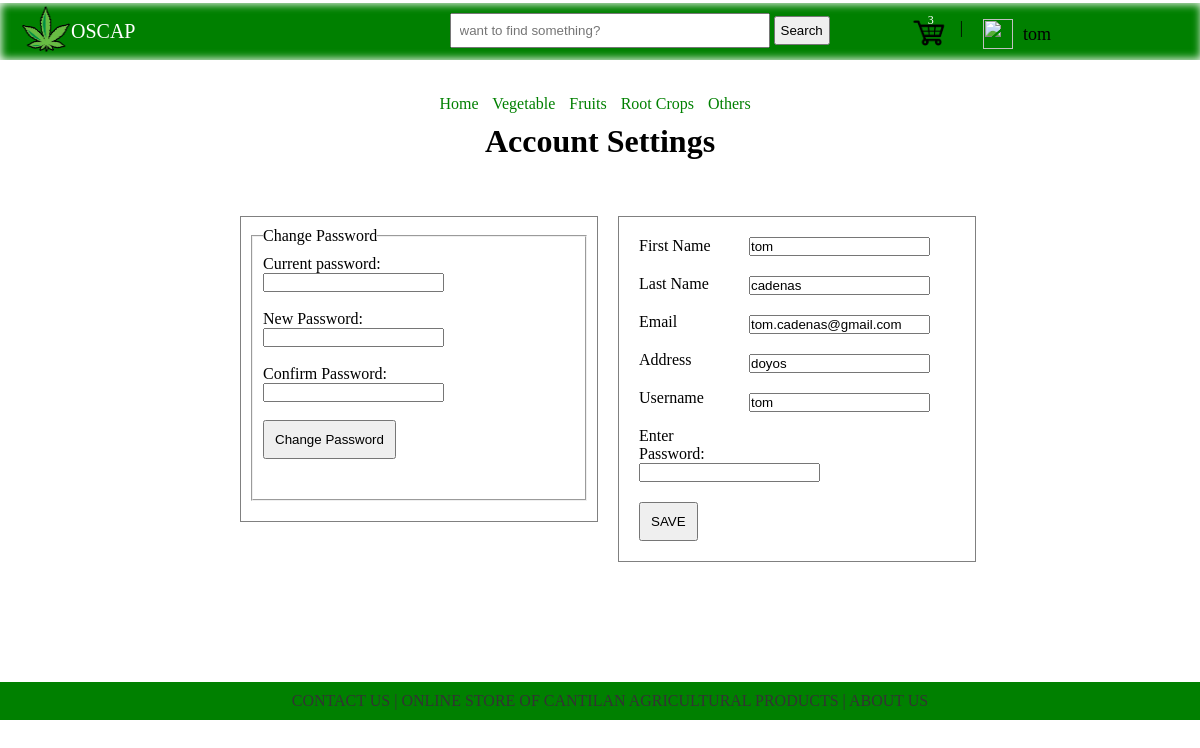
The page /manageAccount.php (signed in) on the database its author committed.
### tables this page shows
CREATE TABLE IF NOT EXISTS `tbl_users` (
  `user_id` int(11) NOT NULL AUTO_INCREMENT,
  `user_fname` varchar(50) NOT NULL,
  `user_lname` varchar(50) NOT NULL,
  `user_email` varchar(50) NOT NULL,
  `user_address` varchar(100) NOT NULL,
  `user_uname` varchar(50) NOT NULL,
  `user_upass` varchar(50) NOT NULL,
  `user_recovery` varchar(50) NOT NULL,
  `user_status` varchar(2) NOT NULL,
  `user_type` varchar(50) NOT NULL,
  PRIMARY KEY (`user_id`)
);

### manageAccount.php (the view, shortened to what this page needs)
<?php require '~connection.php';
$user_id = $_SESSION['user_id'];
 $pass =   $newPass =   $confirmPass = "";
	$findme = "";
	$errMess = $errMess_1 = $errSuccess = "";
	function displayCARTcount(){
global $conn, $count, $user_id;
	$sql = "select * from tbl_mycart where quantity > 0 and user_id = '$user_id'";
	$result = mysqli_query($conn, $sql);
		while ($row = mysqli_fetch_array($result)) {
			$count = $count + 1;
		}
echo $count;
}
 	$sql_query = "select * from tbl_users where user_id = '$user_id'";
						$result	= mysqli_query($conn, $sql_query);
						$row = mysqli_fetch_array($result);
						$name = $row['user_fname'];
						$lname = $row['user_lname'];
						$email = $row['user_email'];
						$address = $row['user_address'];
						$username = $row['user_uname'];
?>
<!DOCTYPE html>
<html>
<head>
	<link rel="stylesheet" type="text/css" href="~tomastyle.css">
</head>
<body>
	<div class = "homenav">
				<a href="index.php"><img class = "logoIMG" src="webimages/logo.png"></a><div class = "logoLABEL">OSCAP</div>
<form method="post" action="search.php" autocomplete="off">
				<div class = "leftsideNav">
					<div class = "searching">
					<input class = "inpsearch" type="text" name="text_search" placeholder="want to find something?" value = "<?php echo $findme; ?>">
					<input class = "btnsearch" type="submit" name="btn_search" value = "Search">
					</div>
</form>
					<?php if(isset($_SESSION["loggedin"])=="0"){ ?>
						<div class = "loginLOGO" ><a href="login.php">Login</a></div> <div class = "breaker"> | </div>
						<div class = "registerLOGO"> <a href="register.php">Register</a></div>
					<?php }else{ ?>
							<div class = "cartLOGO" ><a href="cart.php"><img src="webimages/cart.png"><div class = "cartItems"><?php displayCARTcount(); ?></div></a></div><div class = "breaker"> | </div>
							<div class = "accountLOGO"><img src="webimages/account.png"><div class = "accName"><?php echo $_SESSION['fname']; ?></div>
							</div>
					<?php } ?>
				</div>
			<div class = "backtoindexCART">
			<a href="index.php">Home</a>
			<a href="Vegetables.php">Vegetable</a>
			<a href="fruits.php">Fruits</a>
			<a href="root_crops.php">Root Crops</a>
			<a href="others.php">Others</a>
		</div>
		<center><h1>Account Settings</h1></center>
		<br><br>
<div class = "accCONTAINER">
			<div class = "accLEFT">
 <form method="post" action = "manageAccount.php">
			 <fieldset>
			 	<legend>Change Password</legend>
				 	Current password: &emsp;&ensp;<input type="password" name="txt_currentPass" value = "<?php echo $pass; ?>"><br><br>
				 	New Password: &emsp;&emsp;&ensp;<input type="password" name="text_newPass" value = "<?php echo $newPass; ?>"><br><br>
				 	Confirm Password: &emsp;<input type="password" name="text_confirmPass" value = "<?php echo $confirmPass; ?>"><br><br>
				 	 <button name = "btn_savePassword">Change Password</button>
			 </fieldset>
			</div>
			<div class = "accRIGHT">
					<div class = "accLABEL">
			<form method="post" action = "manageAccount.php">
			 		<p>First Name</p>
			 		<p>Last Name</p>
			 		<p>Email</p>
			 		<p>Address</p>
			 		<p>Username</p>
			  		<p>Enter Password: <input type="password" name="myPassword"> <span><?php  echo $errMess; ?></span></p>
			  		 <button name = "btn_save">SAVE</button>
			 	</div>
			 	<div class = "accVIEW">
			 		<p><input type="text" name="name" value = "<?php echo $name; ?>"></p>
			 		<p><input type="text" name="lname" value = "<?php echo $lname; ?>"></p>
			 		<p><input type="text" name="email" value = "<?php echo $email; ?>"></p>
			 		<p><input type="text" name="address" value = "<?php echo $address; ?>"></p>
			 		<p><input type="text" name="username" value = "<?php echo $username; ?>"></p>
			 	</div>
			 </div>
</div>
	<div class = "footer"><a href="aboutAndContact.php">CONTACT US | ONLINE STORE OF CANTILAN AGRICULTURAL PRODUCTS | ABOUT US</a></div>
</body>
</html>

### ~tomastyle.css (style rules this page uses)
* { margin: 0px; padding: 0px; }
body { width: 100%; overflow-x: hidden; }
.footer { width: 100%; background-color: green; text-align: center; float: left; padding: 10px; margin-top: 20px; }
.footer a { color: #333; text-decoration: none; }
.homenav { margin-top: 3px; width: 100%; background-color: green; padding: 1px; box-shadow: 0 0 8px 1px white inset; position: sticky; top: 0; }
.homenav a { color: white; text-decoration: none; }
.logoIMG { width: 50px; height: 50px; margin-left: 20px; float: left; }
.leftsideNav { float: right; margin-top: -40px; margin-right: 100px; }
.searching { float: left; margin-right: 80px; margin-top: -6px; }
.inpsearch { width: 300px; padding: 8px; }
.btnsearch { padding: 5px; }
.backtoindexCART { text-align: center; width: 100%; padding-bottom: 10px; }
.backtoindexCART a { text-decoration: none; color: green; padding-right: 10px; }
.cartLOGO { float: left; margin-right: 10px; margin-top: -6px; }
.cartLOGO img { width: 40px; height: 40px; }
.cartItems { margin-top: -44px; margin-left: 18px; position: absolute; font-size: 12px; color: white; }
.accountLOGO { float: left; padding-left: 10px; margin-right: 50px; }
.accountLOGO img { width: 30px; height: 30px; }
.accName { float: right; padding-top: 5px; margin-left: 10px; font-size: 18px; color: black; }
.breaker { float: left; margin-right: 10px; }
.logoLABEL { padding: 16px; font-size: 20px; color: white; }
.descriProduct h1, h2, h3, p { margin-bottom: 20px; }
.accCONTAINER { width: 70%; margin: auto; margin-top: 20px; }
.accLEFT { float: left; margin-left: 60px; border: 1px solid gray; width: 40%; padding: 10px; margin-right: 20px; }
.accLEFT button { padding: 10px; margin-bottom: 10px; }
.accRIGHT button { padding: 10px; margin-bottom: 10px; }
.accLEFT fieldset { padding: 10px; margin-bottom: 10px; }
.accLABEL { float: left; width: 100px; margin-top: 10px; margin-left: 10px; }
.accVIEW { float: left; width: 200px; margin-top: 10px; margin-left: 10px; }
.accRIGHT { float: left; border: 1px solid gray; width: 40%; padding: 10px; margin-bottom: 100px; }

### rows shown on the page
tbl_users: name "tom", lname "cadenas", email "tom.cadenas@gmail.com", address "doyos", username "tom"

### other values the page prints
$count "3"
$_SESSION['fname'] "tom"
